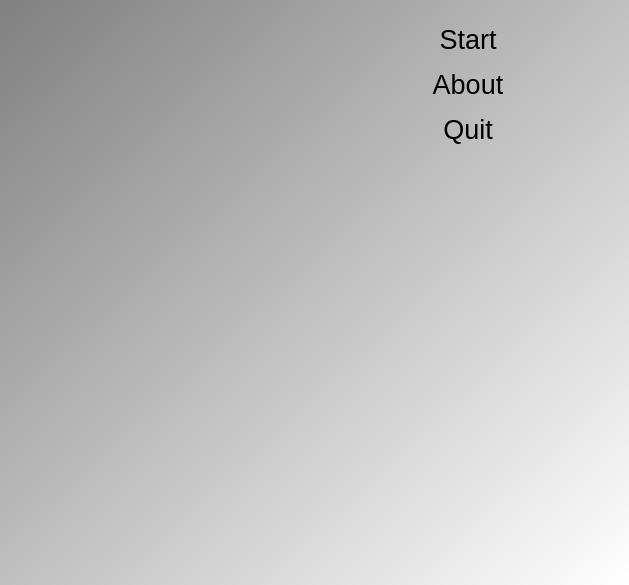
<?xml version="1.0" encoding="UTF-8"?>
<ui version="4.0">
 <class>QtStaircaseCardCreatorMenuDialog</class>
 <widget class="QDialog" name="QtStaircaseCardCreatorMenuDialog">
  <property name="geometry">
   <rect>
    <x>0</x>
    <y>0</y>
    <width>629</width>
    <height>585</height>
   </rect>
  </property>
  <property name="font">
   <font>
    <pointsize>20</pointsize>
   </font>
  </property>
  <property name="windowTitle">
   <string>StaircaseCardCreator</string>
  </property>
  <property name="windowIcon">
   <iconset>
    <normaloff>:/images/ToolStaircaseCardCreatorR.png</normaloff>:/images/ToolStaircaseCardCreatorR.png</iconset>
  </property>
  <property name="styleSheet">
   <string notr="true">QDialog { 
background-color: qlineargradient(x1: 0, y1: 0, x2: 1, y2: 1, stop: 0  #808080, stop: 1 #ffffff);
}
QPushButton { background-color: rgb(255, 255, 255);  }
QPushButton { color: rgb(0,0,0); }
QPushButton { font: 48px &quot;Courier New&quot;, courier, monospace }</string>
  </property>
  <layout class="QHBoxLayout" name="horizontalLayout">
   <item>
    <widget class="QLabel" name="label">
     <property name="text">
      <string/>
     </property>
     <property name="pixmap">
      <pixmap resource="StaircaseCardCreator.qrc">:/images/StaircaseCard.png</pixmap>
     </property>
    </widget>
   </item>
   <item>
    <widget class="QWidget" name="widget" native="true">
     <layout class="QVBoxLayout" name="verticalLayout">
      <item>
       <widget class="QPushButton" name="button_start">
        <property name="text">
         <string>Start</string>
        </property>
        <property name="flat">
         <bool>true</bool>
        </property>
       </widget>
      </item>
      <item>
       <widget class="QPushButton" name="button_about">
        <property name="text">
         <string>About</string>
        </property>
        <property name="flat">
         <bool>true</bool>
        </property>
       </widget>
      </item>
      <item>
       <widget class="QPushButton" name="button_quit">
        <property name="text">
         <string>Quit</string>
        </property>
        <property name="flat">
         <bool>true</bool>
        </property>
       </widget>
      </item>
      <item>
       <spacer name="verticalSpacer">
        <property name="orientation">
         <enum>Qt::Vertical</enum>
        </property>
        <property name="sizeHint" stdset="0">
         <size>
          <width>20</width>
          <height>333</height>
         </size>
        </property>
       </spacer>
      </item>
     </layout>
    </widget>
   </item>
  </layout>
 </widget>
 <tabstops>
  <tabstop>button_start</tabstop>
  <tabstop>button_about</tabstop>
  <tabstop>button_quit</tabstop>
 </tabstops>
 <resources>
  <include location="StaircaseCardCreator.qrc"/>
 </resources>
 <connections/>
</ui>
